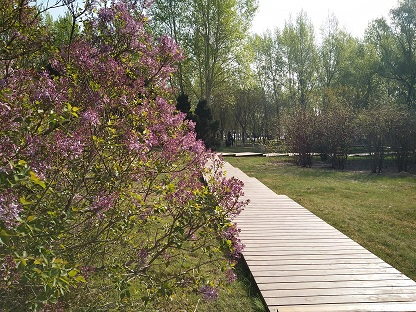
#> input picture Python.OpenCV.From.Novice.To.Practice/code/05/01/demo.png, 416 x 312 px
$ python resizeDemo.py
#> lines starting #> are read from the running program, lines starting #| are printed output that depends on the picture
import cv2
img = cv2.imread("demo.png")  # 读取图像
#> img is the input picture: shape (312, 416, 3); mean B, G, R 93.8, 116.8, 123.1
dst1 = cv2.resize(img, (100, 100))  # 按照宽100像素、高100像素的大小进行缩放
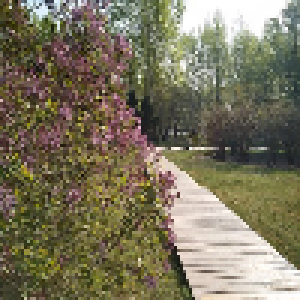
#> dst1: shape (100, 100, 3) (shown 3 times larger); mean B, G, R 93.5, 116.5, 122.8
dst2 = cv2.resize(img, (400, 400))  # 按照宽400像素、高400像素的大小进行缩放
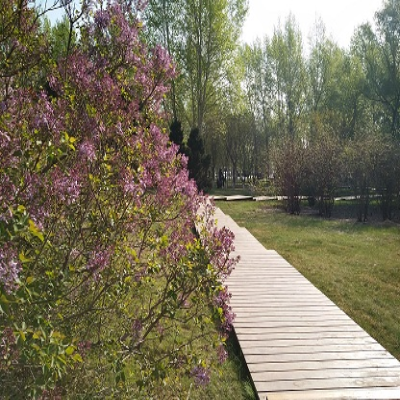
#> dst2: shape (400, 400, 3); mean B, G, R 93.6, 116.7, 123
cv2.imshow("img", img)  # 显示原图
cv2.imshow("dst1", dst1)  # 显示缩放图像
cv2.imshow("dst2", dst2)
cv2.waitKey()  # 按下任何键盘按键后
cv2.destroyAllWindows()  # 释放所有窗体
